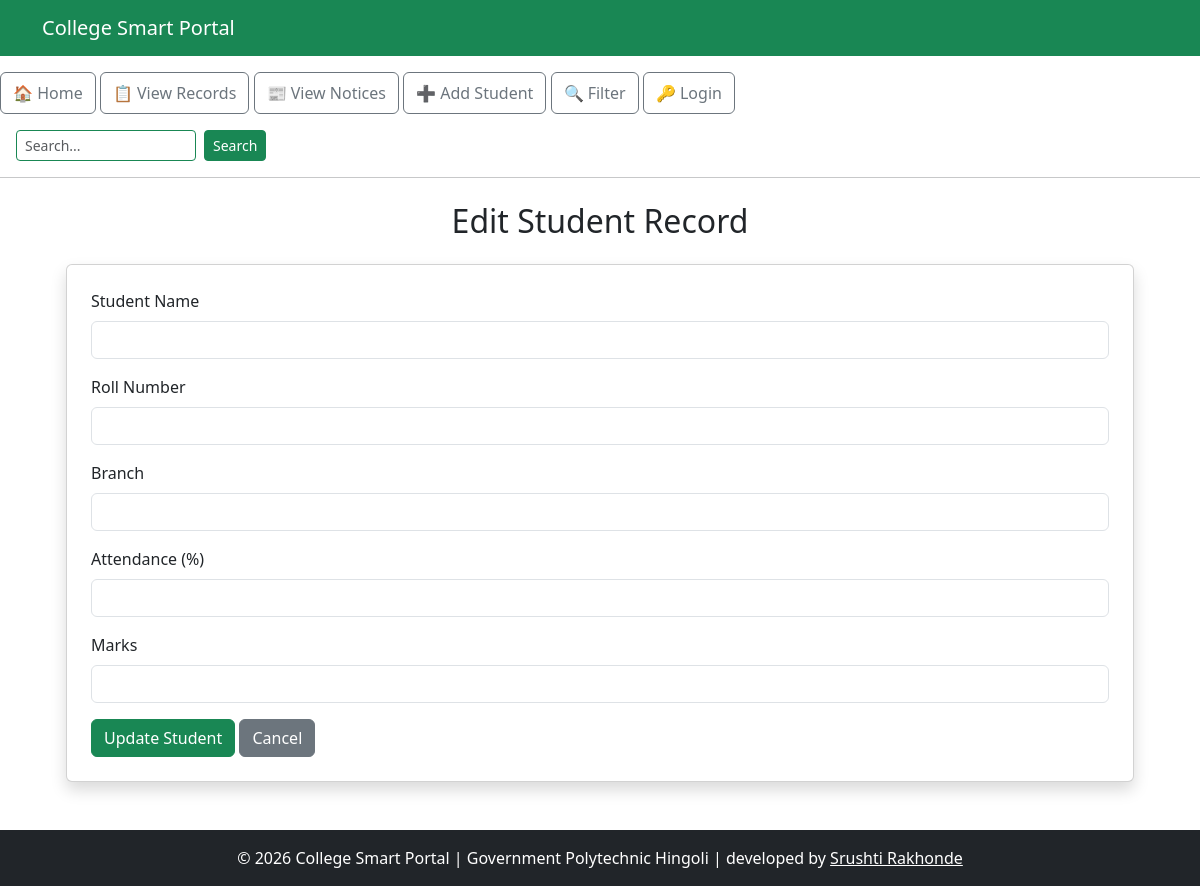
Page /edit/14 (signed in) on the earlier database version.
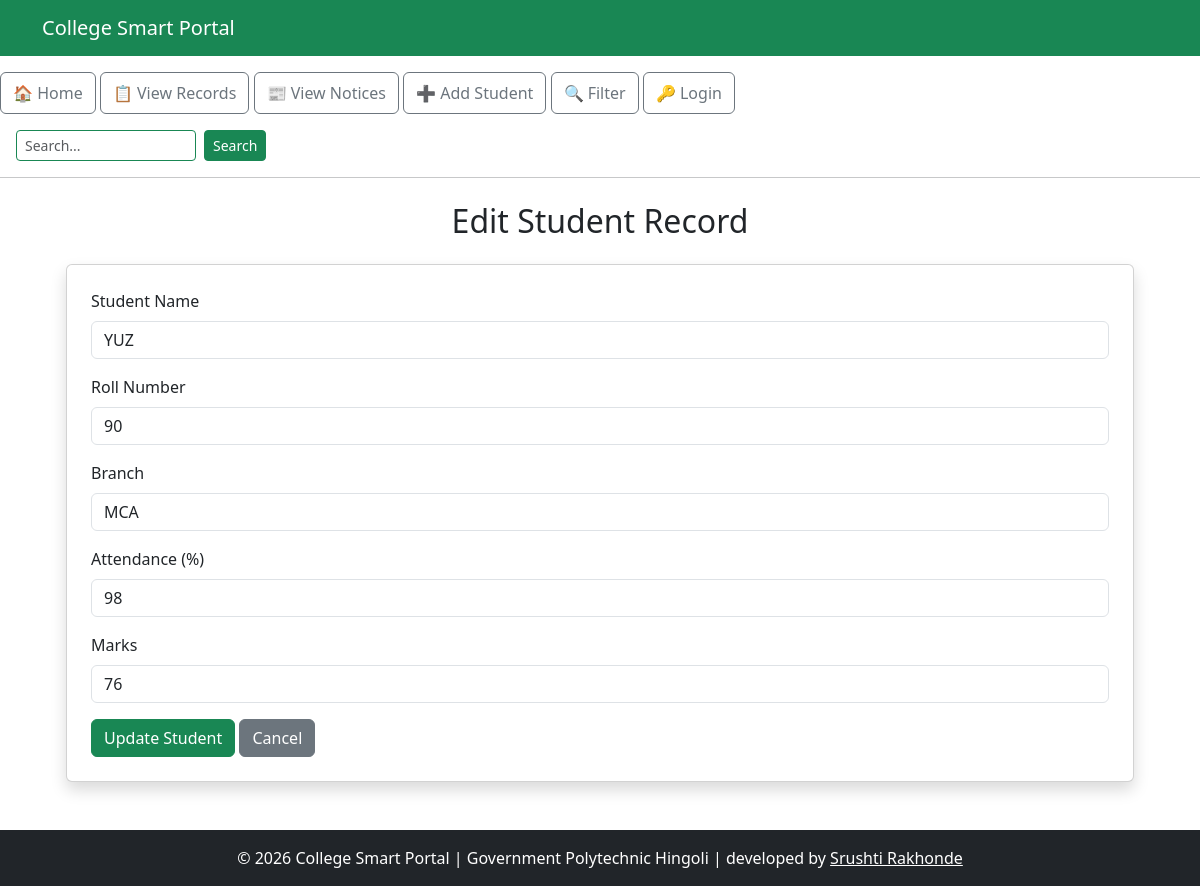
Same page on the later database version.
### tables this page shows
CREATE TABLE students (
                    id INTEGER PRIMARY KEY AUTOINCREMENT,
                    name TEXT NOT NULL,
                    roll_no INTEGER NOT NULL,
                    marks INTEGER NOT NULL,
                    branch TEXT NOT NULL,
                    attendance INTEGER DEFAULT 0
                 );

### project Flask.py (the view, shortened to what this page needs)
@app.route('/edit/<int:id>', methods=['GET', 'POST'])
def edit_student(id):
    if 'user_id' not in session:
        flash("Admins only! You do not have permission to edit a student.", "warning")
        return redirect(url_for("login"))
    conn = sqlite3.connect('college.db')
    cursor = conn.cursor()
    cursor.execute("SELECT * FROM students WHERE id = ?", (id,))
    student = cursor.fetchone()
    conn.close()
    return render_template('edit_student.html', student=student)

### templates/edit_student.html
{% extends "base.html" %}
{% block content %}
<div class="container mt-4">
    <h2 class="text-center mb-4">Edit Student Record</h2>
    <div class="card p-4 shadow">
        <form method="POST">
            <div class="mb-3">
                <label class="form-label">Student Name</label>
                <input type="text"
                       name="name"
                       class="form-control"
                       value="{{ student[1] }}"
                       required>
            </div>
            <div class="mb-3">
                <label class="form-label">Roll Number</label>
                <input type="number"
                       name="roll_no"
                       class="form-control"
                       value="{{ student[2] }}"
                       required>
            </div>
            <div class="mb-3">
                <label class="form-label">Branch</label>
                <input type="text"
                       name="branch"
                       class="form-control"
                       value="{{ student[4] }}"
                       required>
            </div>
            <div class="mb-3">
                <label class="form-label">Attendance (%)</label>
                <input type="number"
                       name="attendance"
                       class="form-control"
                       value="{{ student[5] }}"
                       required>
            </div>
            <div class="mb-3">
                <label class="form-label">Marks</label>
                <input type="number"
                       name="marks"
                       class="form-control"
                       value="{{ student[3] }}"
                       required>
            </div>
            <button type="submit" class="btn btn-success">
                Update Student
            </button>
            <a href="{{ url_for('records') }}" class="btn btn-secondary">
                Cancel
            </a>
        </form>
    </div>
</div>
{% endblock %}

Differences in the rows shown:
added students: name "YUZ", roll_no "90", branch "MCA", attendance "98", marks "76"
